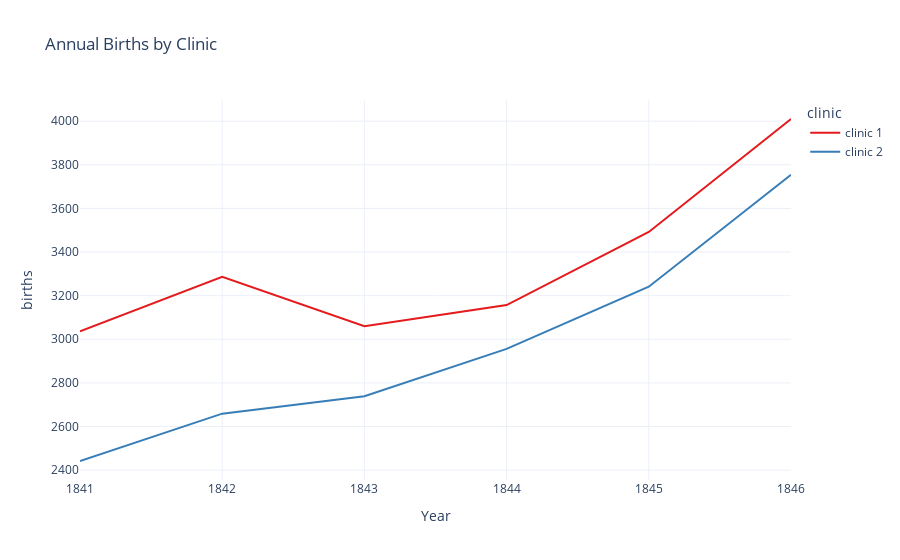

Notebook code cell kept with this figure:
### Code cell
px.line(df_yearly, x='year', y='births',
       title='Annual Births by Clinic',
       labels={'year': 'Year', 'deaths': 'Deaths'},
       color='clinic',
       color_discrete_sequence=px.colors.qualitative.Set1,
       template='plotly_white'
      )

### Figure 1 — Plotly figure (JSON) as saved in the notebook; plotly's stock layout.template omitted (floating-point values rounded to 4 significant figures)
{"data": [{"hovertemplate": "clinic=clinic 1<br>Year=%{x}<br>births=%{y}<extra></extra>", "legendgroup": "clinic 1", "line": {"color": "rgb(228,26,28)", "dash": "solid"}, "marker": {"symbol": "circle"}, "mode": "lines", "name": "clinic 1", "orientation": "v", "showlegend": true, "type": "scatter", "x": [1841, 1842, 1843, 1844, 1845, 1846], "xaxis": "x", "y": [3036, 3287, 3060, 3157, 3492, 4010], "yaxis": "y"}, {"hovertemplate": "clinic=clinic 2<br>Year=%{x}<br>births=%{y}<extra></extra>", "legendgroup": "clinic 2", "line": {"color": "rgb(55,126,184)", "dash": "solid"}, "marker": {"symbol": "circle"}, "mode": "lines", "name": "clinic 2", "orientation": "v", "showlegend": true, "type": "scatter", "x": [1841, 1842, 1843, 1844, 1845, 1846], "xaxis": "x", "y": [2442, 2659, 2739, 2956, 3241, 3754], "yaxis": "y"}], "layout": {"legend": {"title": {"text": "clinic"}, "tracegroupgap": 0}, "title": {"text": "Annual Births by Clinic"}, "xaxis": {"anchor": "y", "domain": [0, 1], "title": {"text": "Year"}}, "yaxis": {"anchor": "x", "domain": [0, 1], "title": {"text": "births"}}}}
